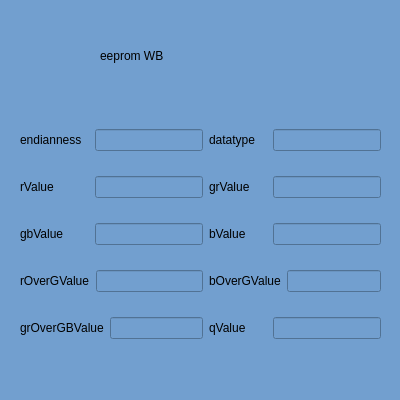
<?xml version="1.0" encoding="UTF-8"?>
<ui version="4.0">
 <class>EepromWB</class>
 <widget class="QWidget" name="EepromWB">
  <property name="geometry">
   <rect>
    <x>0</x>
    <y>0</y>
    <width>400</width>
    <height>400</height>
   </rect>
  </property>
  <property name="minimumSize">
   <size>
    <width>400</width>
    <height>400</height>
   </size>
  </property>
  <property name="maximumSize">
   <size>
    <width>400</width>
    <height>400</height>
   </size>
  </property>
  <property name="windowTitle">
   <string>Form</string>
  </property>
  <property name="styleSheet">
   <string notr="true">background-color: rgb(114, 159, 207);</string>
  </property>
  <widget class="QLabel" name="label">
   <property name="geometry">
    <rect>
     <x>100</x>
     <y>30</y>
     <width>181</width>
     <height>51</height>
    </rect>
   </property>
   <property name="styleSheet">
    <string notr="true">font: 25 28pt &quot;Microsoft YaHei UI Light&quot;;</string>
   </property>
   <property name="text">
    <string>eeprom WB</string>
   </property>
  </widget>
  <widget class="QWidget" name="">
   <property name="geometry">
    <rect>
     <x>20</x>
     <y>110</y>
     <width>361</width>
     <height>251</height>
    </rect>
   </property>
   <layout class="QHBoxLayout" name="horizontalLayout_11">
    <item>
     <layout class="QVBoxLayout" name="verticalLayout">
      <item>
       <layout class="QHBoxLayout" name="horizontalLayout" stretch="1,0">
        <item>
         <widget class="QLabel" name="label_2">
          <property name="text">
           <string>endianness</string>
          </property>
         </widget>
        </item>
        <item>
         <widget class="QLineEdit" name="le_wb_endianness"/>
        </item>
       </layout>
      </item>
      <item>
       <layout class="QHBoxLayout" name="horizontalLayout_3" stretch="1,0">
        <item>
         <widget class="QLabel" name="label_5">
          <property name="text">
           <string>rValue</string>
          </property>
         </widget>
        </item>
        <item>
         <widget class="QLineEdit" name="le_rValue"/>
        </item>
       </layout>
      </item>
      <item>
       <layout class="QHBoxLayout" name="horizontalLayout_5" stretch="1,0">
        <item>
         <widget class="QLabel" name="label_6">
          <property name="text">
           <string>gbValue</string>
          </property>
         </widget>
        </item>
        <item>
         <widget class="QLineEdit" name="le_gbValue"/>
        </item>
       </layout>
      </item>
      <item>
       <layout class="QHBoxLayout" name="horizontalLayout_7" stretch="1,0">
        <item>
         <widget class="QLabel" name="label_8">
          <property name="text">
           <string>rOverGValue</string>
          </property>
         </widget>
        </item>
        <item>
         <widget class="QLineEdit" name="le_rOverGValue"/>
        </item>
       </layout>
      </item>
      <item>
       <layout class="QHBoxLayout" name="horizontalLayout_9" stretch="1,0">
        <item>
         <widget class="QLabel" name="label_10">
          <property name="text">
           <string>grOverGBValue</string>
          </property>
         </widget>
        </item>
        <item>
         <widget class="QLineEdit" name="le_grOverGBValue"/>
        </item>
       </layout>
      </item>
     </layout>
    </item>
    <item>
     <layout class="QVBoxLayout" name="verticalLayout_2">
      <item>
       <layout class="QHBoxLayout" name="horizontalLayout_2" stretch="1,0">
        <item>
         <widget class="QLabel" name="label_4">
          <property name="text">
           <string>datatype</string>
          </property>
         </widget>
        </item>
        <item>
         <widget class="QLineEdit" name="le_wb_datatype"/>
        </item>
       </layout>
      </item>
      <item>
       <layout class="QHBoxLayout" name="horizontalLayout_4" stretch="1,0">
        <item>
         <widget class="QLabel" name="label_7">
          <property name="text">
           <string>grValue</string>
          </property>
         </widget>
        </item>
        <item>
         <widget class="QLineEdit" name="le_grValue"/>
        </item>
       </layout>
      </item>
      <item>
       <layout class="QHBoxLayout" name="horizontalLayout_6" stretch="1,0">
        <item>
         <widget class="QLabel" name="label_9">
          <property name="text">
           <string>bValue</string>
          </property>
         </widget>
        </item>
        <item>
         <widget class="QLineEdit" name="le_bValue"/>
        </item>
       </layout>
      </item>
      <item>
       <layout class="QHBoxLayout" name="horizontalLayout_8" stretch="1,0">
        <item>
         <widget class="QLabel" name="label_11">
          <property name="text">
           <string>bOverGValue</string>
          </property>
         </widget>
        </item>
        <item>
         <widget class="QLineEdit" name="le_bOverGValue"/>
        </item>
       </layout>
      </item>
      <item>
       <layout class="QHBoxLayout" name="horizontalLayout_10" stretch="1,0">
        <item>
         <widget class="QLabel" name="label_3">
          <property name="text">
           <string>qValue</string>
          </property>
         </widget>
        </item>
        <item>
         <widget class="QLineEdit" name="le_qValue"/>
        </item>
       </layout>
      </item>
     </layout>
    </item>
   </layout>
  </widget>
 </widget>
 <resources/>
 <connections/>
</ui>
